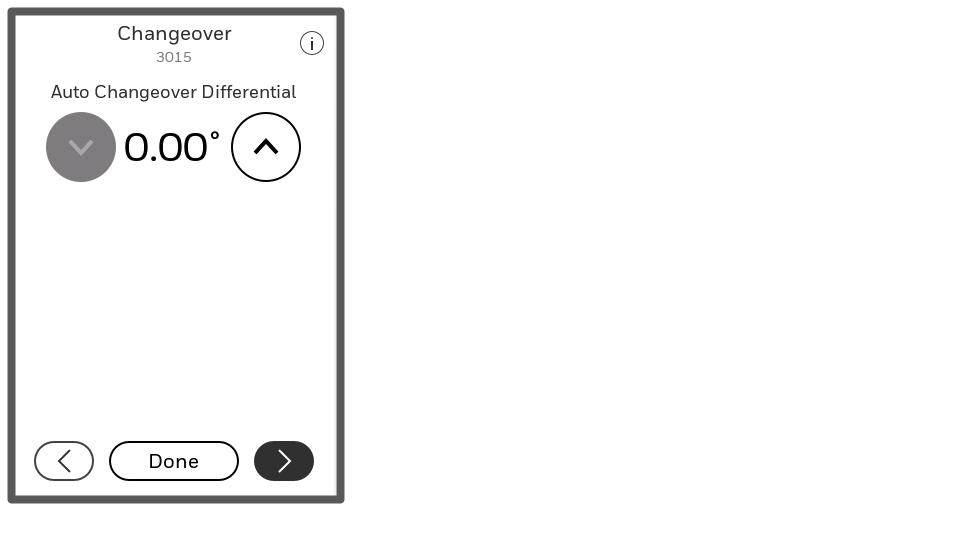
#> input picture templates/template1.jpg, 960 x 540 px
$ python -i SRV.py   (imports and definitions only)
#> lines starting #> are read from the running program, lines starting #| are printed output that depends on the picture; after the words box and inside, x2 and y2 are one past the last pixel; in counts of white or black regions, pixels touching at a corner belong together
#> further down, picture is the input picture: shape (540, 960, 3); mean B, G, R 247.2, 247.1, 247.2
#Libraries
import cv2
import numpy as np
import os
import imutils
from imutils import contours
from imutils.perspective import four_point_transform
import pytesseract
from pytesseract import Output
from datetime import datetime

# Establishes the PATH for tesseract so it can work properly
pytesseract.pytesseract.tesseract_cmd = 'c:/Program Files/Tesseract-OCR/tesseract.exe'

# **********************************************************************************************************************
# Functions
# [59 lines left out: functions takePicture, ImageCrop, PatternId, not called in this run]

def centerNumber(image):
    image = cv2.cvtColor(image, cv2.COLOR_BGR2GRAY)
    blur =  cv2.GaussianBlur(image, (3,3), 0)
    thresh = cv2.threshold(blur, 0, 255, cv2.THRESH_BINARY_INV + cv2.THRESH_OTSU)[1]
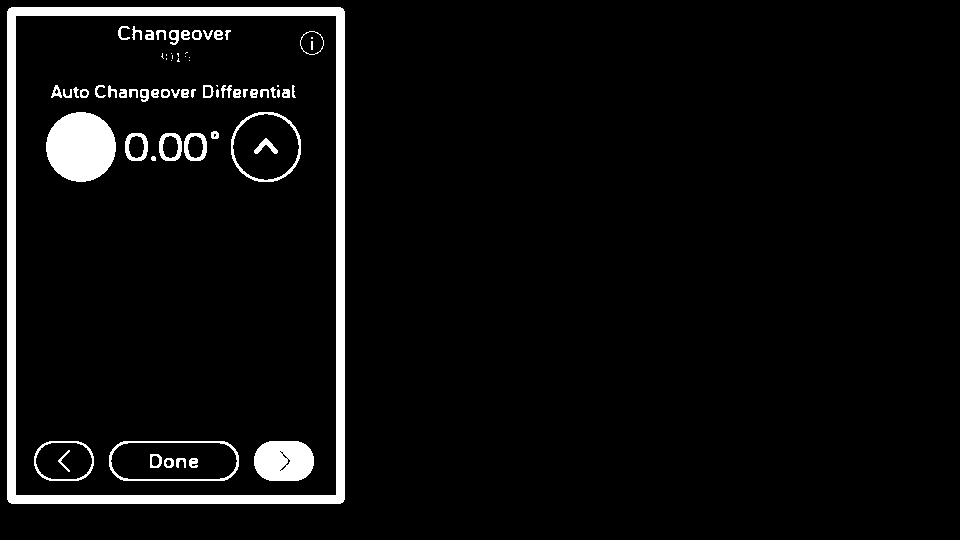
#> thresh: shape (540, 960); 5% white; 69 white regions (16 under 20 px), largest, box (x1, y1, x2, y2) and area: (7, 7, 345, 504) 14674, (46, 112, 116, 182) 3836, (254, 441, 314, 481) 2048

    kernel = cv2.getStructuringElement(cv2.MORPH_RECT, (3,3))
    opening = cv2.morphologyEx(thresh, cv2.MORPH_OPEN, kernel, iterations=1)
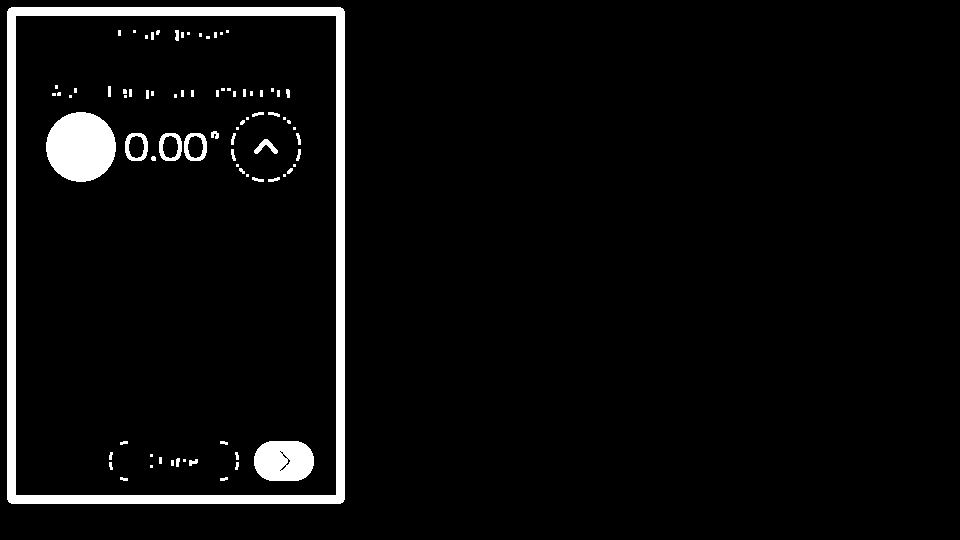
#> opening: shape (540, 960); 4.5% white; 81 white regions (39 under 20 px), largest, box (x1, y1, x2, y2) and area: (7, 7, 345, 504) 14674, (46, 112, 116, 182) 3836, (254, 441, 314, 481) 2048
    invert = 255 - opening

#> (the run stopped early here; a loop or call above may not have finished)

$ run again, on templates/template10.jpg
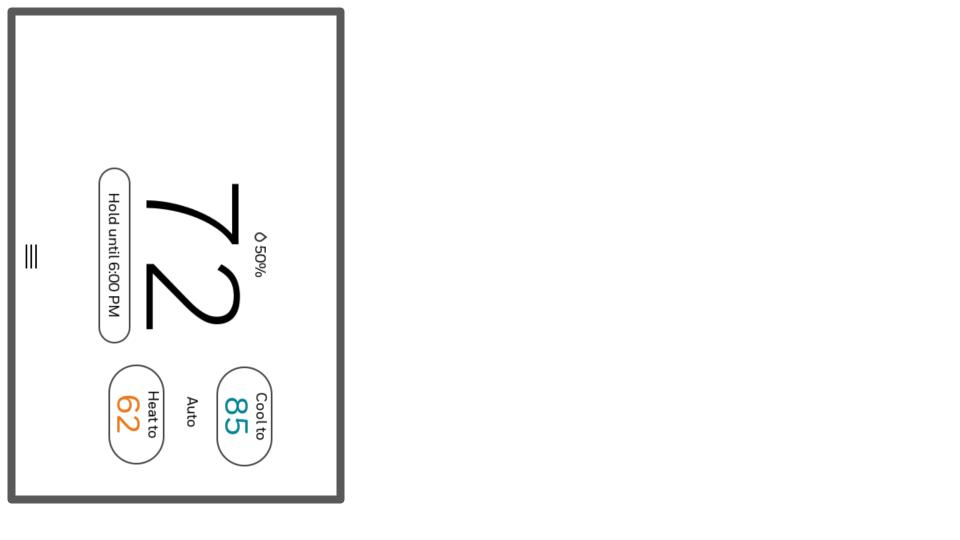
#> input picture templates/template10.jpg, 960 x 540 px
#> picture is the input picture: shape (540, 960, 3); mean B, G, R 248.3, 248.3, 248.3
#> in centerNumber, `thresh = cv2.threshold(blur, 0, 255, cv2.THRESH_BINARY_INV + cv2.THRES..`:
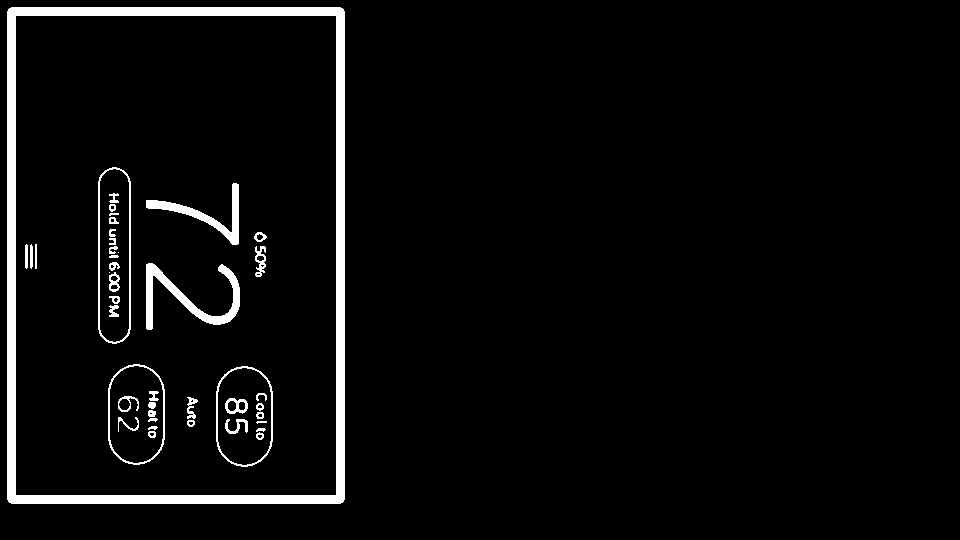
#> thresh: shape (540, 960); 4.2% white; 43 white regions (2 under 20 px), largest, box (x1, y1, x2, y2) and area: (7, 7, 345, 504) 14674, (146, 263, 240, 330) 1689, (146, 183, 239, 245) 1178
#> in centerNumber, `opening = cv2.morphologyEx(thresh, cv2.MORPH_OPEN, kernel, iterations=1)`:
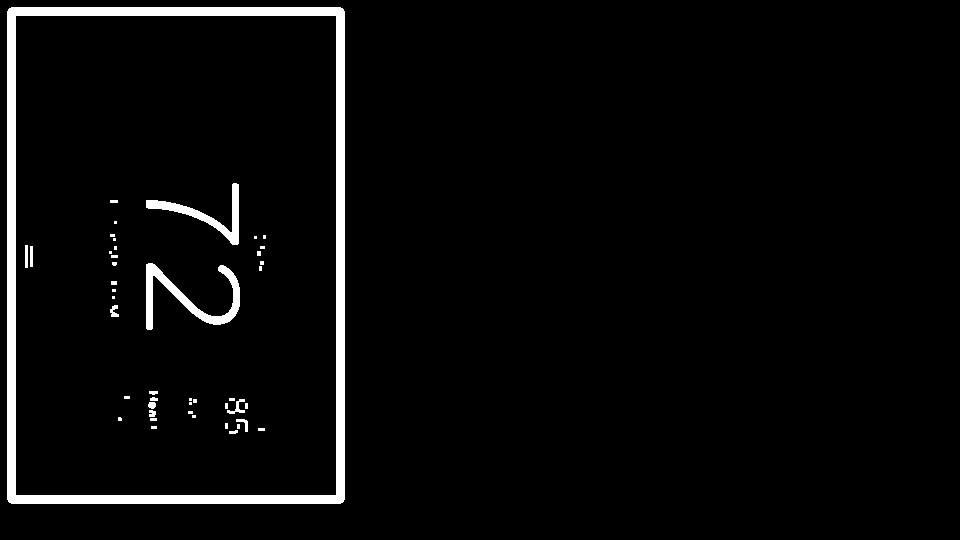
#> opening: shape (540, 960); 3.6% white; 45 white regions (26 under 20 px), largest, box (x1, y1, x2, y2) and area: (7, 7, 345, 504) 14674, (146, 263, 240, 330) 1687, (146, 183, 239, 245) 1178

$ run again, on templates/template11.jpg
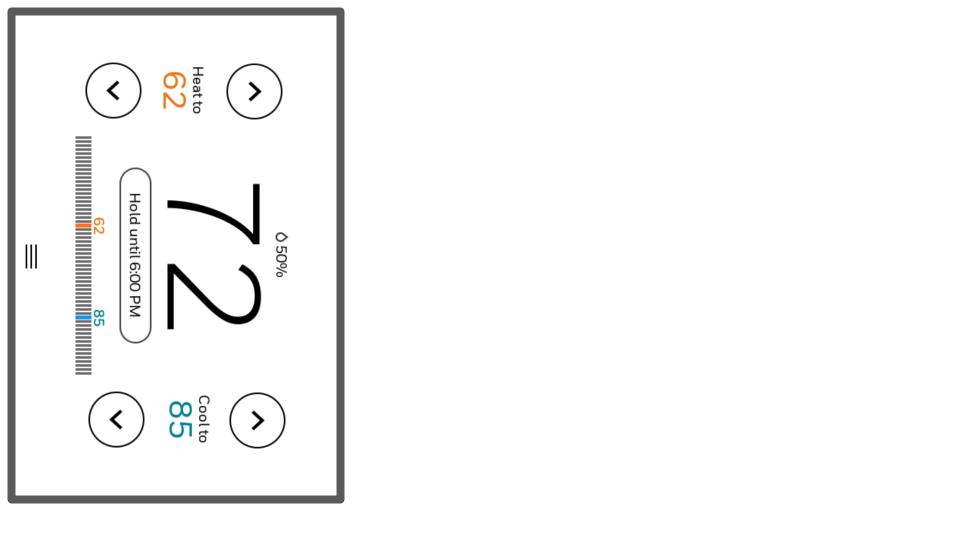
#> input picture templates/template11.jpg, 960 x 540 px
#> picture is the input picture: shape (540, 960, 3); mean B, G, R 247.2, 247.2, 247.2
#> in centerNumber, `thresh = cv2.threshold(blur, 0, 255, cv2.THRESH_BINARY_INV + cv2.THRES..`:
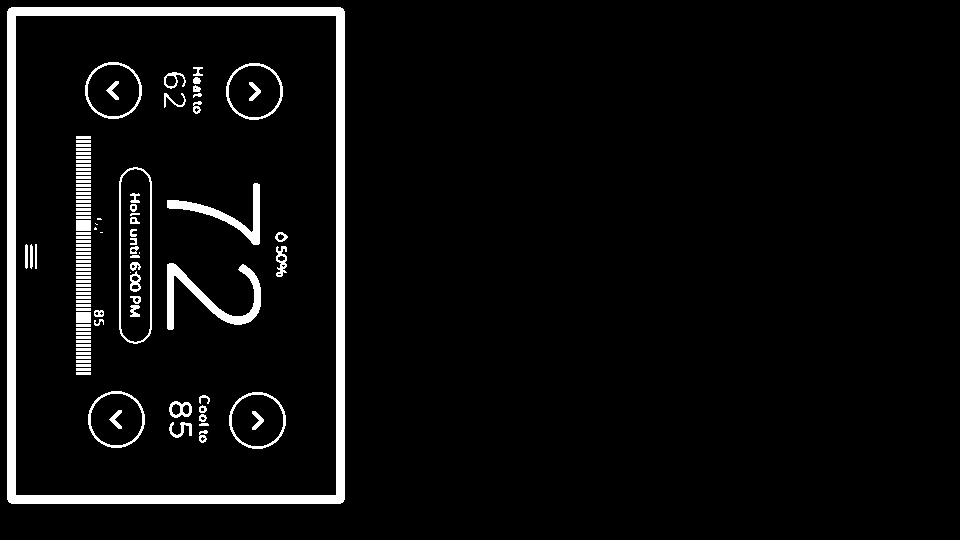
#> thresh: shape (540, 960); 4.9% white; 107 white regions (6 under 20 px), largest, box (x1, y1, x2, y2) and area: (7, 7, 345, 504) 14674, (167, 263, 261, 330) 1698, (167, 183, 260, 245) 1180
#> in centerNumber, `opening = cv2.morphologyEx(thresh, cv2.MORPH_OPEN, kernel, iterations=1)`:
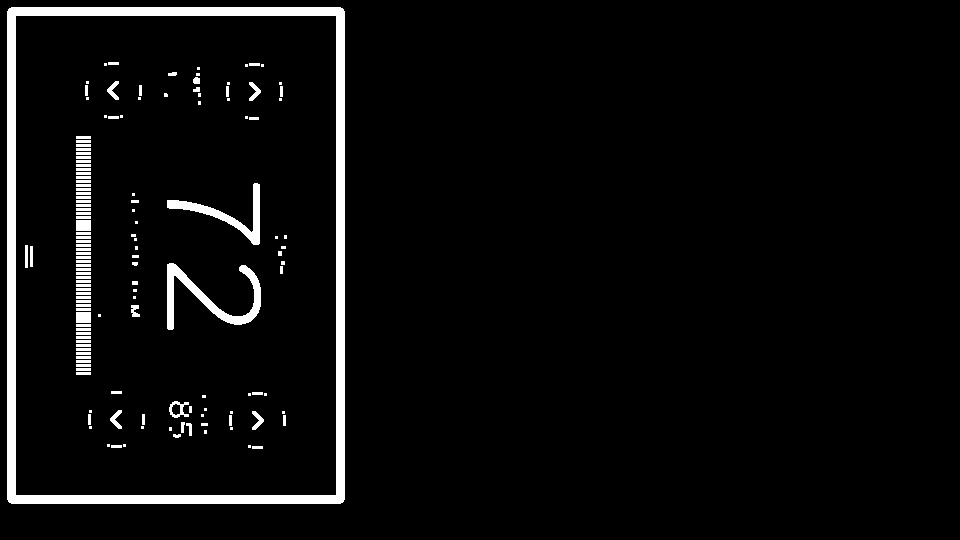
#> opening: shape (540, 960); 4.3% white; 144 white regions (47 under 20 px), largest, box (x1, y1, x2, y2) and area: (7, 7, 345, 504) 14674, (167, 263, 261, 330) 1695, (167, 183, 260, 245) 1180

$ run again, on templates/template12.jpg
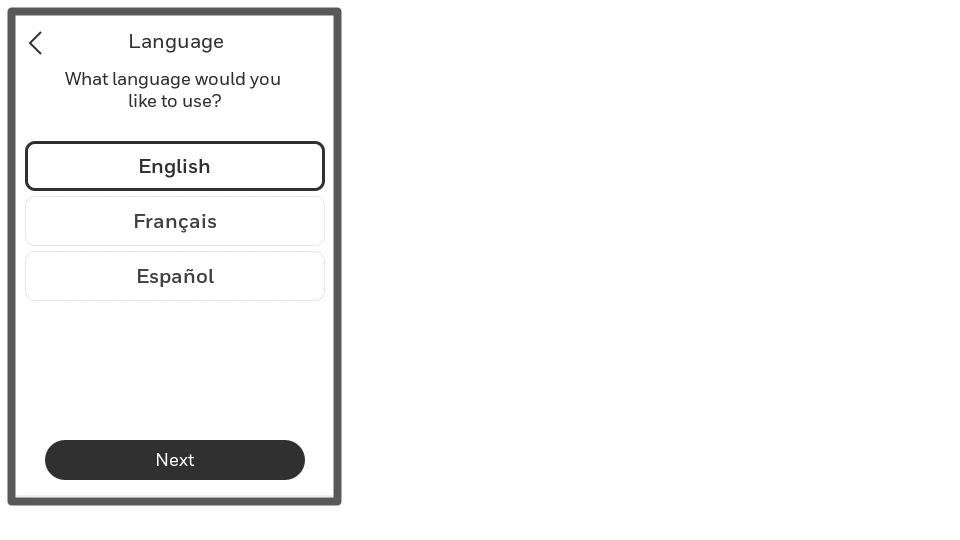
#> input picture templates/template12.jpg, 960 x 540 px
#> picture is the input picture: shape (540, 960, 3); min 10, max 255, mean 244.8
#> in centerNumber, `thresh = cv2.threshold(blur, 0, 255, cv2.THRESH_BINARY_INV + cv2.THRES..`:
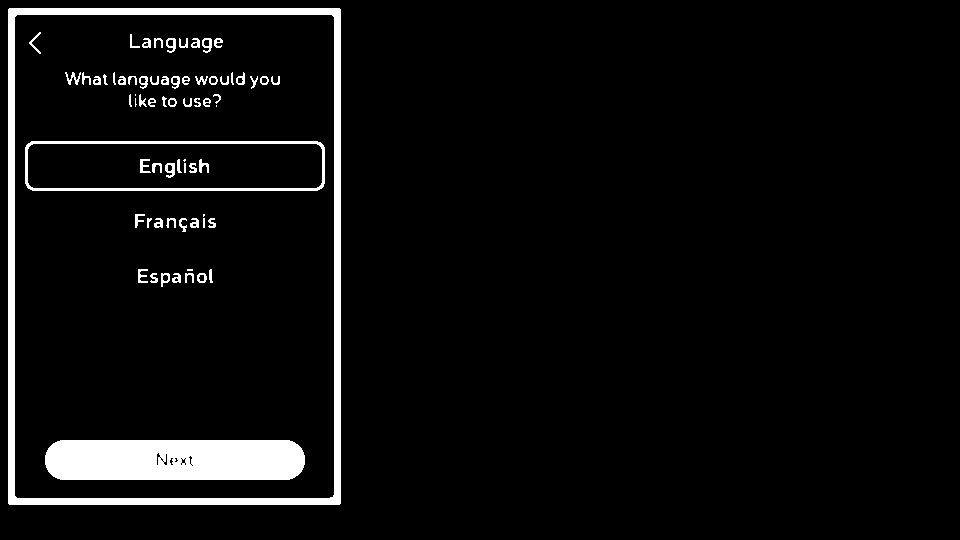
#> thresh: shape (540, 960); 5.1% white; 69 white regions (6 under 20 px), largest, box (x1, y1, x2, y2) and area: (8, 8, 341, 505) 11435, (45, 440, 305, 480) 9989, (25, 141, 325, 191) 2035
#> in centerNumber, `opening = cv2.morphologyEx(thresh, cv2.MORPH_OPEN, kernel, iterations=1)`:
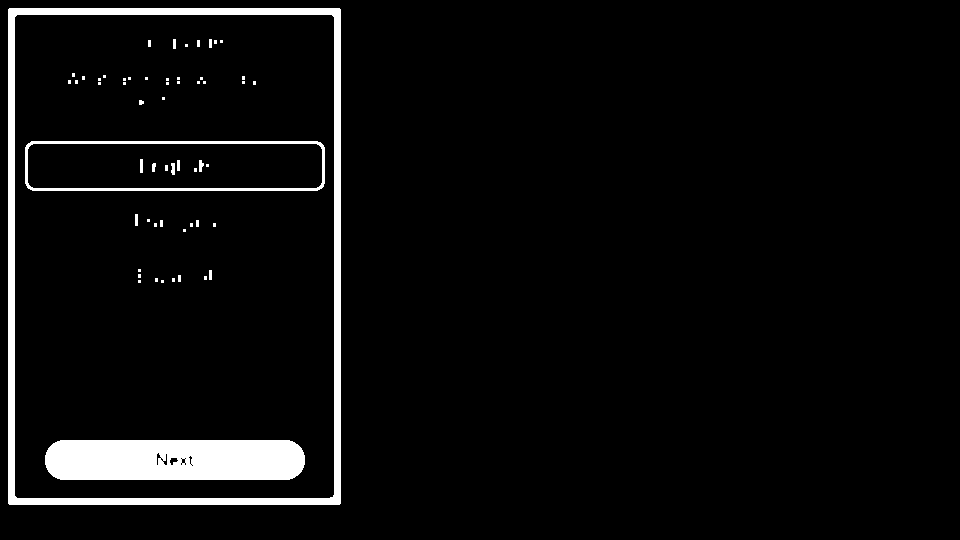
#> opening: shape (540, 960); 4.7% white; 58 white regions (40 under 20 px), largest, box (x1, y1, x2, y2) and area: (8, 8, 341, 505) 11435, (45, 440, 305, 480) 9970, (25, 141, 325, 191) 2035
